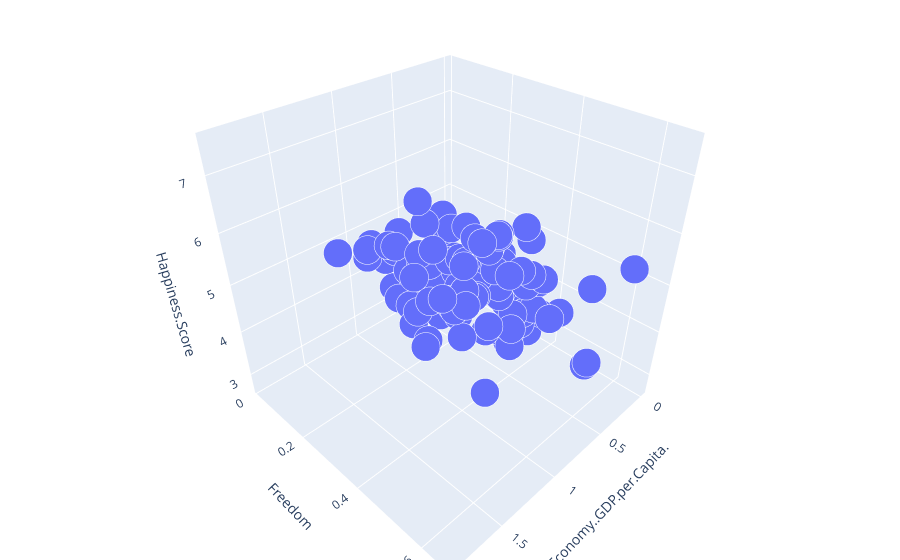

The code cell stored with this chart in its notebook:
### Code cell
# Plot training data
plot_multivariate(x_train_multi, y_train_multi, input_features_multi, target_feature)
